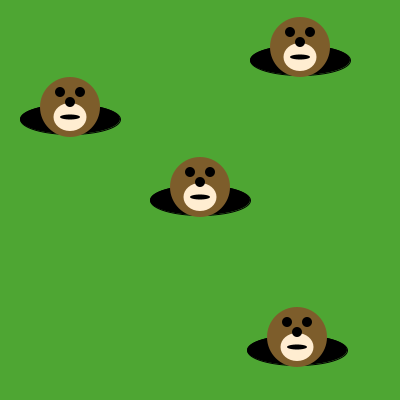
Frame 1 (no input)
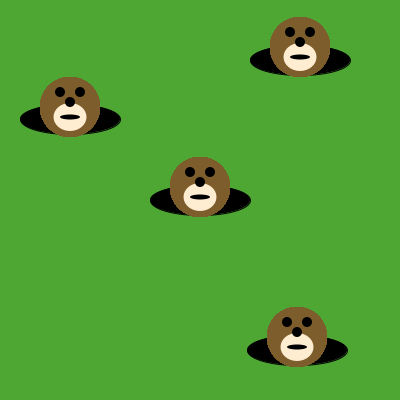
Frame 60 (the mouse pressed at the canvas centre just before this capture)
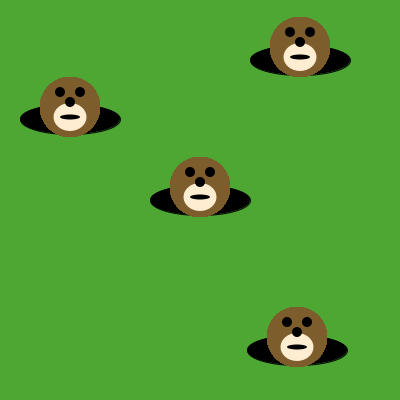
Frame 120 (the mouse held since frame 60 and released just before this capture)

The Processing sketch that drew these frames (run headless with seeded random() and noise(); from frame 60 on, the mouse is pressed at the canvas centre):

// Processing sketch: moles_in_holes
// ── moles_in_holes.pde
/*** When you are done, this program will draw a mole in 
     each of the holes.
***/

void setup() {
     size(400, 400);
     background(78, 166, 51); // green grass
     
     // This code draws the holes. Run the program to see them.
     
     fill(0, 0, 0);
     ellipse(200, 200, 100, 30);
     ellipse(70, 119, 100, 30);
     ellipse(300, 60, 100, 30);
     ellipse(297, 350, 100, 30);
}

void draw() {

/* Write code here that uses the drawMole method to put a mole in each of the holes */

drawMole(300, 47);
drawMole(70, 107);
drawMole(200, 187);
drawMole(297, 337);


}

void drawMole(int moleX, int moleY) {
     noStroke();
     fill(125, 93, 43);
     ellipse(moleX, moleY, 60, 60); // face
     fill(255, 237, 209);
     ellipse(moleX, moleY+10, 33, 28); 
     fill(0, 0, 0);
     ellipse(moleX-10, moleY-15, 10, 10); // eyes
     ellipse(moleX+10, moleY-15, 10, 10);
     ellipse(moleX, moleY-5, 10, 10); // nose
     ellipse(moleX, moleY+10, 20, 5); // mouth
}
